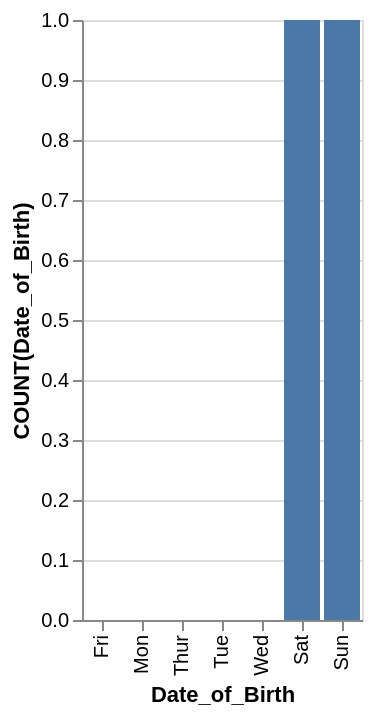

Specify this chart in Vega-Lite:
### Vega-Lite specification from a JSON file in a GitHub repository (floating-point values rounded to 4 significant figures)
{"data": {"values": [{"x_data": "Fri", "y_data": 0}, {"x_data": "Mon", "y_data": 0}, {"x_data": "Thur", "y_data": 0}, {"x_data": "Tue", "y_data": 0}, {"x_data": "Wed", "y_data": 0}, {"x_data": "Sat", "y_data": 1}, {"x_data": "Sun", "y_data": 1}]}, "mark": "bar", "encoding": {"x": {"field": "x_data", "type": "nominal", "title": "Date_of_Birth", "sort": {"op": "sum", "field": "y_data", "order": "ascending"}}, "y": {"field": "y_data", "type": "quantitative", "title": "COUNT(Date_of_Birth)"}}}
